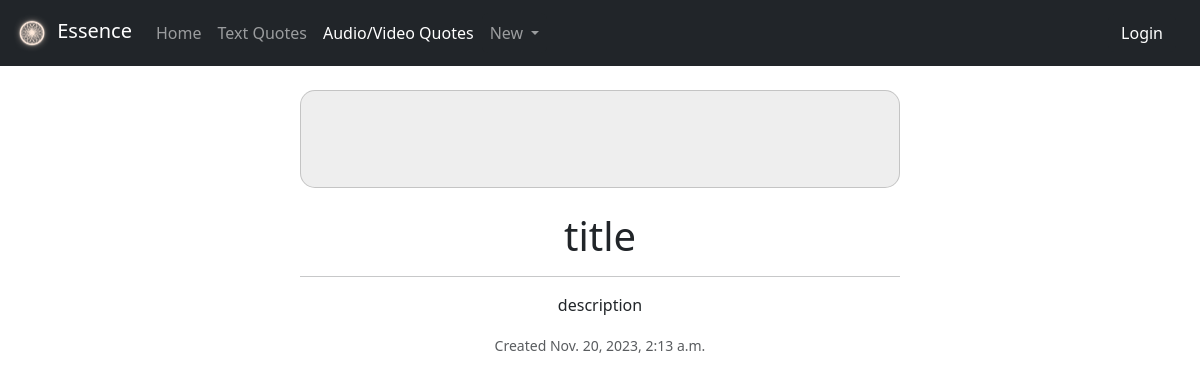
The page /essence/youtubequote/12/ on the database its author committed.
### essence/models.py (models this page shows)
class YoutubeQuote(models.Model):
    user = models.ForeignKey(User, on_delete=models.DO_NOTHING, default=1)
    metadata = models.OneToOneField(Quote, on_delete=models.CASCADE)
    youtube_id = models.ForeignKey(YoutubeVideo, on_delete=models.DO_NOTHING)
    start_seconds = models.IntegerField(validators=[validators.MinValueValidator(0)])
    end_seconds = models.IntegerField()
    class Meta:
        constraints = [
            CheckConstraint(
                check = Q(end_seconds__gt=F('start_seconds')),
                name = 'check_end_seconds',
            ),
        ]

class Quote(models.Model):
    title = models.CharField(max_length=200)
    description = models.TextField(blank=True)
    entry_timestamp = models.DateTimeField(default=timezone.now)

### essence/views.py (the view)
# urls.py: path("youtubequote/<int:pk>/", views.YoutubeQuoteView.as_view(), name="youtube_detail"),
class YoutubeQuoteView(generic.DetailView):
    model = YoutubeQuote
    template_name = "essence/youtubedetail.html"

### essence/templates/essence/youtubedetail.html (shortened to what this page needs)
{%extends './detail.html'%}

### essence/templates/essence/detail.html (shortened to what this page needs)
{% extends './base.html' %}
{% block content %}
<div class="col-6 mx-auto">
    <div class="card" style="border-radius: 15px; background-color: #EEE;">
        <div class="card-body p-5">
        </div>
    </div>
    <div class="text-center pt-4">
        <h1 class="display-6">{{object.metadata.title}}</h1>
        {%if object.metadata.description %}
        <hr>
        <p>
            {{object.metadata.description}}
        </p>
        {%endif%}
        <p>
            <small class="text-muted"> Created {{object.metadata.entry_timestamp}}</small>
        </p>
    </div>
</div>
{% endblock %}

### rows shown on the page
YoutubeQuote: metadata "title", metadata.description "description", metadata.entry_timestamp "Nov. 20, 2023, 2:13 a.m."
